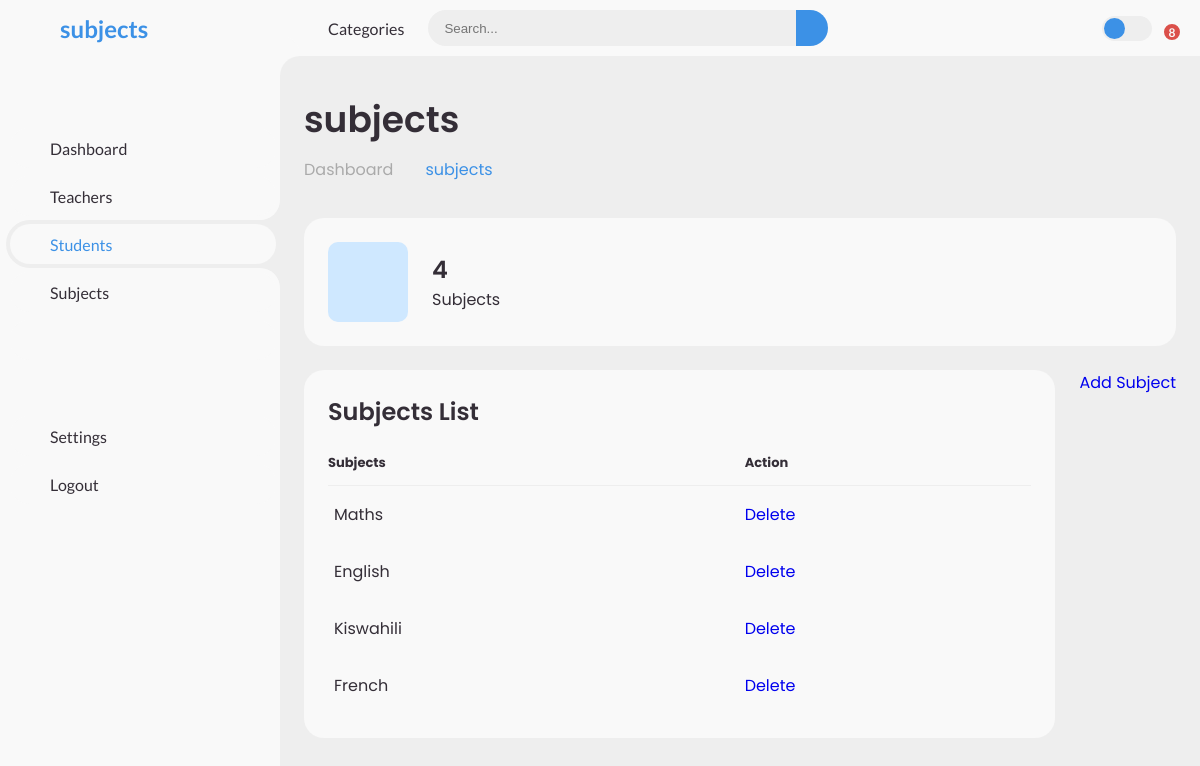
The app's page /subjects/, older data.
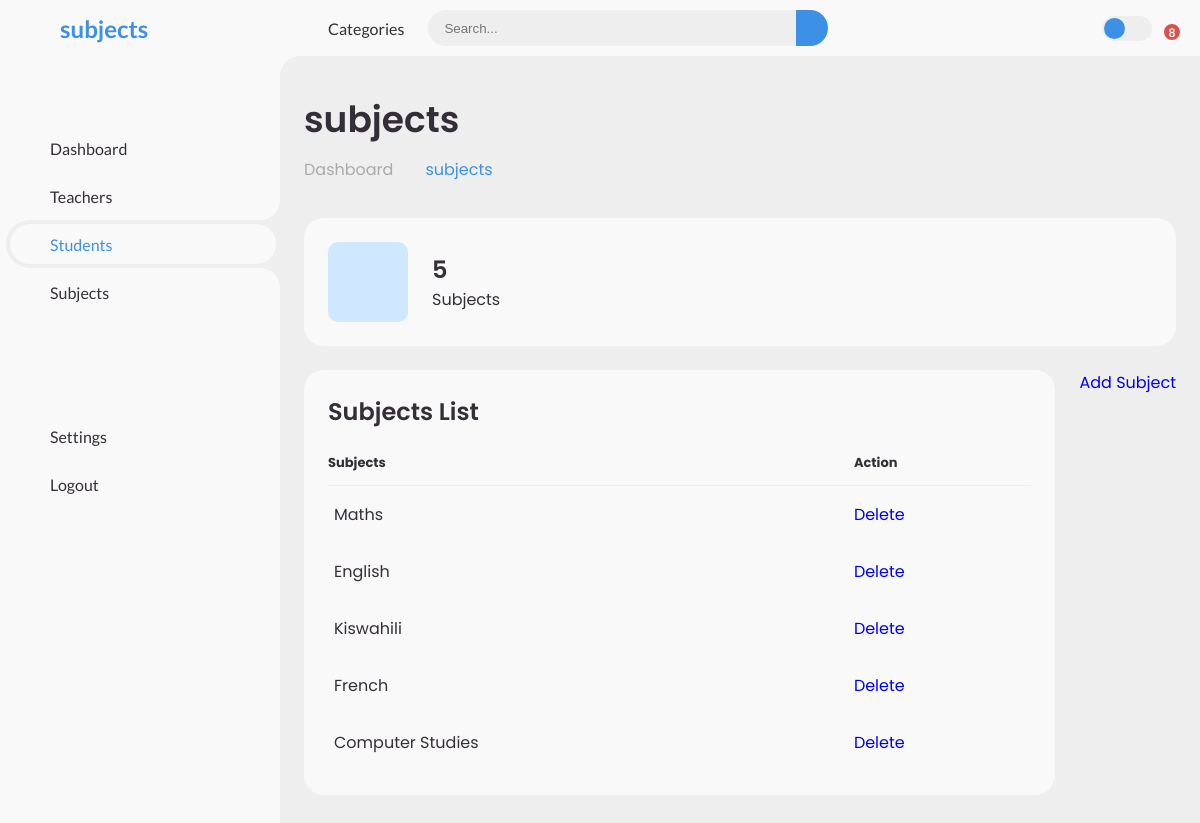
The same page, newer data.
### playground/models.py (models this page shows, shortened)
class Subject(models.Model):
    name = models.CharField(max_length=100)

### playground/views.py (the view)
# urls.py: path('subjects/', views.subjects_view, name='subjects'),
def subjects_view(request):
    subjects = Subject.objects.all()
    return render(request, 'subjects.html', {'subjects': subjects})

### playground/templates/subjects.html (shortened to what this page needs)
<!DOCTYPE html>
<html lang="en">
  <head>
    {% load static %}
    <link rel="stylesheet" href="{% static 'style.css' %}" />
  </head>
  <body>
    <section id="sidebar">
      <a href="{% url 'subjects' %}" class="brand">
        <span class="text">subjects</span>
      </a>
      <ul class="side-menu top">
        <li>
          <a href="{% url 'dashboard' %}">
            <span class="text">Dashboard</span>
          </a>
        </li>
        <li>
          <a href="{% url 'teachers' %}">
            <span class="text">Teachers</span>
          </a>
        </li>
        <li class="active">
          <a href="{% url 'students' %}">
            <span class="text">Students</span>
          </a>
        </li>
        <li>
          <a href="{% url 'subjects' %}">
            <span class="text">Subjects</span>
          </a>
        </li>
        <li>
          <a href="#">
          </a>
        </li>
      </ul>
      <ul class="side-menu">
        <li>
          <a href="#">
            <span class="text">Settings</span>
          </a>
        </li>
        <li>
          <a href="{% url 'signout' %}">
            <span class="text">Logout</span>
          </a>
        </li>
      </ul>
    </section>
    <section id="content">
      <nav>
        <a href="#" class="nav-link">Categories</a>
        <form action="#">
          <div class="form-input">
            <input type="search" placeholder="Search..." />
            <button type="submit" class="search-btn">
            </button>
          </div>
        </form>
        <label for="switch-mode" class="switch-mode"></label>
        <a href="#" class="notification">
          <span class="num">8</span>
        </a>
      </nav>
      <main>
        <div class="head-title">
          <div class="left">
            <h1>subjects</h1>
            <ul class="breadcrumb">
              <li>
                <a href="{% url 'dashboard' %}">Dashboard</a>
              </li>
              <li>
                <a class="active" href="#">subjects</a>
              </li>
            </ul>
          </div>
        </div>
        <ul class="box-info">
          <li>
            <i class="bx bxs-group"></i>
            <span class="text">
              <h3>{{ subjects.count }}</h3>
              <p>Subjects</p>
            </span>
          </li>
        </ul>
        <div class="table-data">
          <div class="order">
            <div class="head">
              <h3>Subjects List</h3>
            </div>
            <table>
              <thead>
                <tr>
                  <th>Subjects</th>
                  <th>Action</th>
                </tr>
              </thead>
              <tbody>
                {% for subject in subjects %}
                <tr>
                  <td>
                    <p>{{ subject.name }}</p>
                  </td>
                  <td>
                    <a href="{% url 'delete_subject' subject.name %}" class="btn-delete">Delete</a>
                  </td>
                </tr>
                {% endfor %}
              </tbody>
            </table>
          </div>
          <a href="{% url 'add_subject' %}" class="btn-add">Add Subject</a>
        </div>
      </main>
    </section>
  </body>
</html>

Row changes from the older to the newer data that the page shows:
added Subject: name "Computer Studies"
Text that changed along with them:
{{ subjects.count }}: "4" → "5"
